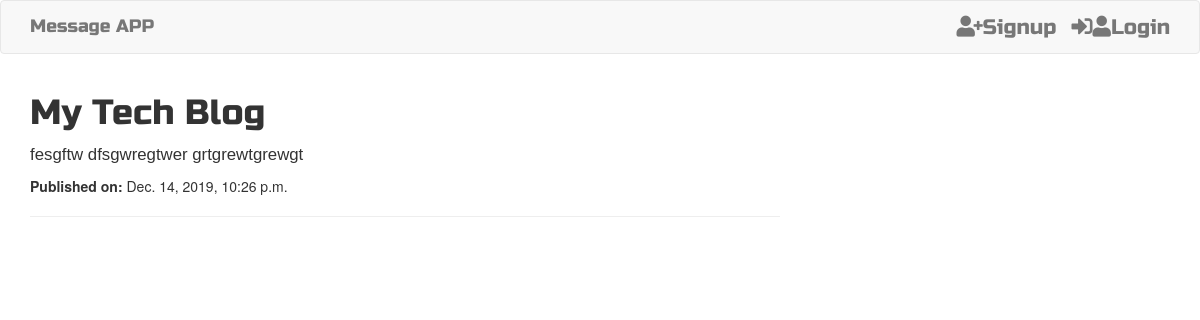
Screenshot of /message/6 with the database file from the repository.
### normal/models.py (models this page shows, shortened)
class Message(models.Model):
    user = models.ForeignKey('auth.User',on_delete=models.CASCADE)
    title= models.CharField(max_length = 200)
    msg= models.TextField(max_length = 99999)
    added = models.DateTimeField(auto_now_add=True)
    edited = models.DateTimeField(auto_now_add=True)

### normal/views.py (the view)
# urls.py: url(r'^message/(?P<pk>\d+)$', views.MessageDetailView.as_view(), name='message_detail'),
class MessageDetailView(DetailView):
    model = Message
    template_name = 'Message_detail.html'

### templates/Message_detail.html (shortened to what this page needs)
{% extends 'base.html' %}
{% block content %}
<h1 class='messagetitle'>{{ message.title }}</h1>
<p class='messagecontent'>{{message.msg |safe}}</p>
{% if message.added %}
<div class="date messagedate">
    <p><strong>Published on:</strong> {{ message.added }}</p>
</div>
{% endif %}
<hr>
{% endblock %}

### static/css/message.css (style rules this page uses)
.messagetitle { font-family: 'Russo One', sans-serif; font-size: 2.5em; }
.messagecontent { font-family: 'Noto Sans TC', sans-serif; font-size: 1.2em; }

### rows the page displays
Message: title "My Tech Blog", msg "fesgftw dfsgwregtwer grtgrewtgrewgt", added "Dec. 14, 2019, 10:26 p.m."
